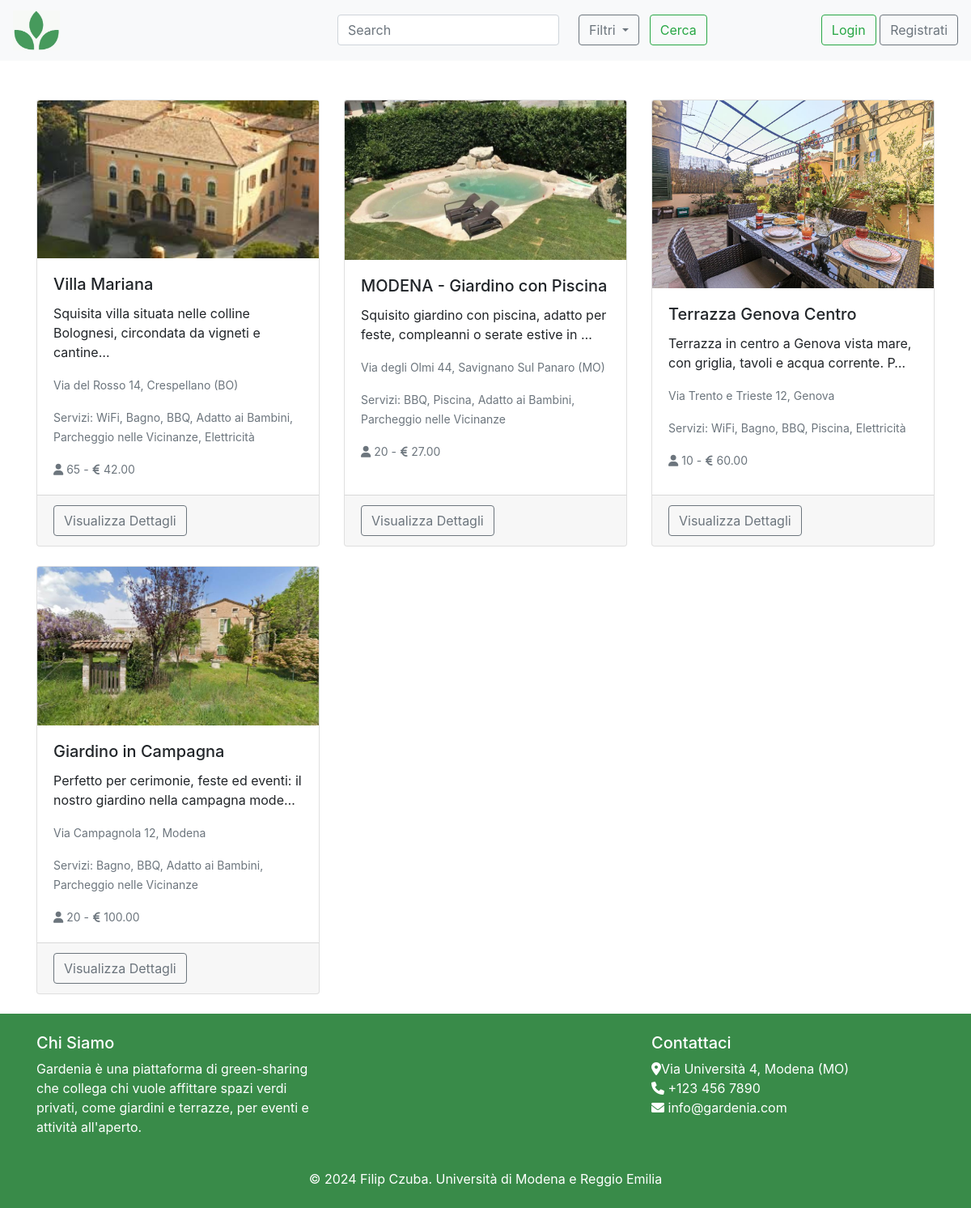
The page / on the database its author committed.
### posts/models.py (models this page shows, shortened)
class Post(models.Model):
    title = models.CharField(max_length=100)
    description = models.TextField()
    address = models.CharField(max_length=255)
    landlord = models.ForeignKey(settings.AUTH_USER_MODEL, on_delete=models.CASCADE)
    wifi = models.BooleanField(default=False)
    bathroom = models.BooleanField(default=False)
    bbq = models.BooleanField(default=False)
    pool = models.BooleanField(default=False)
    kid_friendly = models.BooleanField(default=False)
    parking = models.BooleanField(default=False)
    electricity = models.BooleanField(default=False)
    max_people = models.PositiveIntegerField(default=20)  # Default 20
    price_per_person = models.DecimalField(max_digits=10, decimal_places=2, null=False,default=100)
    image = models.ImageField(upload_to='posts/', default='assets/logo_greyscale.png')
    created_at = models.DateTimeField(auto_now_add=True)
    updated_at = models.DateTimeField(auto_now=True)

### posts/views.py (the view, shortened to what this page needs)
# urls.py: path('', HomeView.as_view(), name='home'),
class HomeView(ListView):
    model = Post
    template_name = 'posts/home.html'
    context_object_name = 'posts'
    def get_queryset(self):
        queryset = Post.objects.all()
        query = self.request.GET.get('q')
        if query:
            queryset = queryset.filter(
                Q(title__icontains=query) |
                Q(description__icontains=query) |
                Q(address__icontains=query)
            )
        min_people = self.request.GET.get('min_people')
        if min_people:
            queryset = queryset.filter(max_people__gte=min_people)
        max_price = self.request.GET.get('max_price')
        if max_price:
            queryset = queryset.filter(price_per_person__lte=max_price)
        tags = self.request.GET.getlist('tags')
        return queryset

### posts/templates/posts/home.html (shortened to what this page needs)
{% extends 'basebs.html' %}
{% load static %}
{% block content %}
<head>
    <link rel="stylesheet" href="https://cdnjs.cloudflare.com/ajax/libs/font-awesome/6.0.0-beta3/css/all.min.css">
</head>
<div class="container mt-5">
    <div class="row">
        {% for post in posts %}
            <div class="col-md-4 mb-4">
                <div class="card h-100">
                    <img src="{{ post.image.url }}" class="card-img-top" alt="Immagine della Proprietà">
                    <div class="card-body">
                        <h5 class="card-title">{{ post.title }}</h5>
                        <p class="card-text">{{ post.description|truncatechars:80 }}</p>
                        <p class="card-text"><small class="text-muted">{{ post.address }}</small></p>
                        <p class="card-text">
                            <small class="text-muted">
                                Servizi:
                                {% if post.wifi %}
                                    WiFi{% if post.bathroom or post.bbq or post.pool or post.kid_friendly or post.parking or post.electricity %}, {% endif %}
                                {% endif %}
                                {% if post.bathroom %}
                                    Bagno{% if post.bbq or post.pool or post.kid_friendly or post.parking or post.electricity %}, {% endif %}
                                {% endif %}
                                {% if post.bbq %}
                                    BBQ{% if post.pool or post.kid_friendly or post.parking or post.electricity %}, {% endif %}
                                {% endif %}
                                {% if post.pool %}
                                    Piscina{% if post.kid_friendly or post.parking or post.electricity %}, {% endif %}
                                {% endif %}
                                {% if post.kid_friendly %}
                                    Adatto ai Bambini{% if post.parking or post.electricity %}, {% endif %}
                                {% endif %}
                                {% if post.parking %}
                                    Parcheggio nelle Vicinanze{% if post.electricity %}, {% endif %}
                                {% endif %}
                                {% if post.electricity %}
                                    Elettricità
                                {% endif %}
                            </small>
                        </p>
                        <p class="card-text">
                            <small class="text-muted">
                                <i class="fas fa-user"></i> {{ post.max_people }} -
                                <i class="fas fa-euro-sign"></i> {{ post.price_per_person }}
                            </small>
                        </p>
                    </div>
                    <div class="card-footer">
                        <a href={% url 'post_detail' post.pk%} class="btn btn-outline-secondary">Visualizza Dettagli</a>
                    </div>
                </div>
            </div>
        {% empty %}
            <p class="text-muted">Nessuna proprietà disponibile al momento.</p>
        {% endfor %}
    </div>
</div>
{% endblock %}

### templates/basebs.html (shortened to what this page needs)
<!DOCTYPE html>
<html lang="en">
<head>
    {% block head %}
        <link rel="stylesheet" href="https://cdn.jsdelivr.net/npm/bootstrap@4.6.1/dist/css/bootstrap.min.css">
    {% endblock %}
    {% load crispy_forms_tags %}
    {% load static %}
</head>
<body>
<header class="top-bar">
    <nav class="navbar navbar-expand-lg navbar-light bg-light">
        <a class="navbar-brand" href="{% url 'home' %}">
            <img src="{% static 'assets/logo.png' %}" alt="logo" style="width: 15%; height: auto;">
        </a>
        <form class="form-inline my-2 my-lg-0" method="GET" action="{% url 'home' %}">
            <input class="form-control mr-sm-2" type="search" name="q" placeholder="Search" aria-label="Search" value="{{ request.GET.q }}">
            <div class="dropdown ml-3">
                <button class="btn btn-outline-secondary dropdown-toggle" type="button" id="filterDropdown" data-toggle="dropdown" aria-haspopup="true" aria-expanded="false">
                    Filtri
                </button>
                        <button type="submit" class="btn btn-outline-success mx-2">Cerca</button>
                    </form>
        <div class="ml-auto">
            {% if user.is_authenticated %}
            <ul class="navbar-nav">
                <li class="nav-item dropdown">
                    <a class="nav-link dropdown-toggle" href="#" id="navbarDropdown" role="button" data-toggle="dropdown" aria-haspopup="true" aria-expanded="false">
                        <img src="{% if user.profile_picture %}{{ user.profile_picture.url }}{% else %}{% static 'assets/default_user.png' %}{% endif %}" alt="User Profile" class="rounded-circle" style="width: 40px; height: 40px; border: 2px solid #398b49;">
                    </a>
                    <div class="dropdown-menu dropdown-menu-right" aria-labelledby="navbarDropdown">
                        <a class="dropdown-item" href="{% url 'edit_profile' %}">Modifica profilo</a>
                        {% if user.user_type == 'renter' %}
                            <a class="dropdown-item" href={% url 'renter_bookings'%}>Le tue prenotazioni</a>
                            <a class="dropdown-item" href={% url 'user_reviews'%}>Le tue recensioni</a>
                            <a class="dropdown-item" href="{% url 'reviewable_posts' %}">Scrivi una recensione</a>
                        {% elif user.user_type == 'landlord' %}
                            <a class="dropdown-item" href="{% url 'landlord_properties' %}">I tuoi annunci</a>
                            <a class="dropdown-item" href="{% url 'landlord_rent_requests' %}">Gestisci richieste</a>
                            <a class="dropdown-item" href={% url 'landlord_reviews'%}>Le tue recensioni</a>
                        {% endif %}
                        <div class="dropdown-divider"></div>
                        {% csrf_token %}
                        <a class="dropdown-item" href="{% url 'logout' %}">Logout</a>
                    </div>
                </li>
            </ul>
            {% else %}
            <a class="btn btn-outline-success my-2 my-sm-0" href="{% url 'login' %}">Login</a>
            <a class="btn btn-outline-secondary my-2 my-sm-0" href="{% url 'register' %}">Registrati</a>
            {% endif %}
        </div>
    </nav>
</header>
    <main>
        {% block content %}
        {% endblock %}
    </main>
    <footer class="text-white py-4">
        <div class="container">
            <div class="row">
                <div class="col-md-4">
                    <h5>Chi Siamo</h5>
                    <p>Gardenia è una piattaforma di green-sharing che collega chi vuole affittare spazi verdi privati, come giardini e terrazze, per eventi e attività all'aperto.</p>
                </div>
                <div class="col-md-4"></div>
                <div class="col-md-4">
                    <h5>Contattaci</h5>
                    <ul class="list-unstyled">
                        <li><i class="fas fa-map-marker-alt"></i>Via Università 4, Modena (MO) </li>
                        <li><i class="fas fa-phone"></i> <a href="tel:+1234567890" class="text-white">+123 456 7890</a></li>
                        <li><i class="fas fa-envelope"></i> <a href="mailto:info@example.com" class="text-white">info@gardenia.com</a></li>
                    </ul>
                </div>
            </div>
            <div class="text-center mt-4">
                <p class="mb-0">&copy; 2024 Filip Czuba. Università di Modena e Reggio Emilia</p>
            </div>
        </div>
    </footer>
</body>
</html>

### templates/basebs.html (style rules this page uses)
html, body { height: 100%; }
body { display: flex; flex-direction: column; }
main { flex: 1; }
footer { background-color: #398b49; color: white; }

### rows shown on the page
Post: image (picture), title "Villa Mariana", description "Squisita villa situata nelle colline Bolognesi, circondata da vigneti e cantine…", address "Via del Rosso 14, Crespellano (BO)", wifi "WiFi", bathroom "Bagno", bbq "BBQ", kid_friendly "Adatto ai Bambini", parking "Parcheggio nelle Vicinanze", electricity "Elettricità", max_people "65", price_per_person "42.00"
Post: image (picture), title "MODENA - Giardino con Piscina", description "Squisito giardino con piscina, adatto per feste, compleanni o serate estive in …", address "Via degli Olmi 44, Savignano Sul Panaro (MO)", bbq "BBQ", pool "Piscina", kid_friendly "Adatto ai Bambini", parking "Parcheggio nelle Vicinanze", max_people "20", price_per_person "27.00"
Post: image (picture), title "Terrazza Genova Centro", description "Terrazza in centro a Genova vista mare, con griglia, tavoli e acqua corrente. P…", address "Via Trento e Trieste 12, Genova", wifi "WiFi", bathroom "Bagno", bbq "BBQ", pool "Piscina", electricity "Elettricità", max_people "10", price_per_person "60.00"
Post: image (picture), title "Giardino in Campagna", description "Perfetto per cerimonie, feste ed eventi: il nostro giardino nella campagna mode…", address "Via Campagnola 12, Modena", bathroom "Bagno", bbq "BBQ", kid_friendly "Adatto ai Bambini", parking "Parcheggio nelle Vicinanze", max_people "20", price_per_person "100.00"
